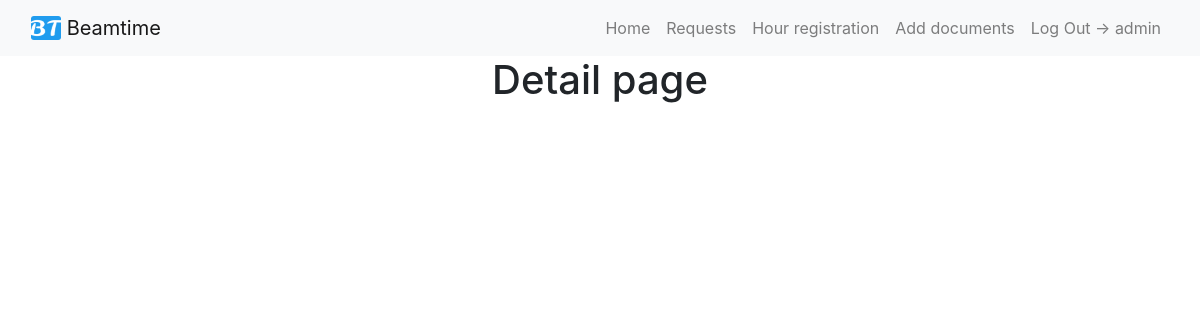
Before: /beamrequest/zulupac/detail/ (signed in) with the older database file.
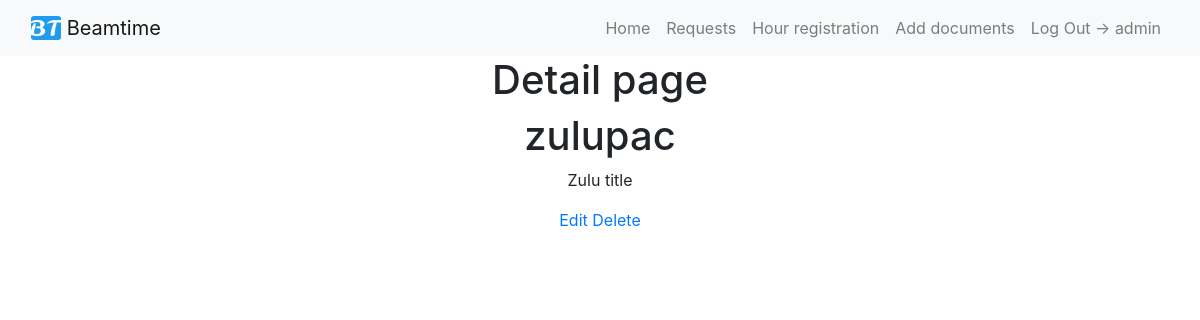
After: the same page with the newer database file.
### beamrequest/models.py (models this page shows, shortened)
class CreateBeamRequestModel(models.Model):
	SELECT		= 'Select'
	REQUEST		= 'Request'
	TENTATIVE	= 'Tentavive'
	ACCEPTED	= 'Accepted'
	CONFIRMED	= 'Confirmed'
	CANCELLED	= 'Cancelled'
	COMPLETED	= 'Completed'
	QUEUED		= 'Queued'
	STATUS_CHOICES = [
		(SELECT, ('Select an option')),
		(REQUEST, ('Request')),
		(TENTATIVE, ('Tentative')),
		(ACCEPTED,  ('Accepted')),
		(CONFIRMED, ('Confirmed')),
		(CANCELLED, ('Cancelled')),
		(COMPLETED, ('Completed')),
		(QUEUED, ('Queued')),
	]
	DIFBEAMS_CHOICES = [tuple([x,x]) for x in range(1,5)]
	SHIFTS_CHOICES = [tuple([x,x]) for x in range(1,17)]
	Project_Code = models.CharField(unique=True, max_length=20, blank = True)
	Pac_Rate = models.CharField(max_length=10, blank = True)
	Partrec_Contact_Name = models.CharField(max_length=50, blank = True)
	Partrec_Contact_Email = models.EmailField(blank = True)
	Previous_Experiment = models.CharField(max_length=200, blank = True)
	Status = models.CharField(max_length=25, choices=STATUS_CHOICES, default='SELECT')
	Project_Title = models.CharField(max_length=100, blank = True)
	Spokesperson_Name = models.CharField(max_length=50, blank = True)
	Spokesperson_Adress = models.CharField(max_length=50, blank = True)
	Spokesperson_Phonenumber = models.CharField(max_length=20, blank = True)
	Spokesperson_Email = models.EmailField(blank = True)
	Collaborator_Name = models.TextField(blank = True)
	Collaborator_Nationality = models.TextField(blank = True)
	Collaborator_Home_Institute = models.TextField(blank = True)
	Different_Beams = models.IntegerField(choices=DIFBEAMS_CHOICES, default='1')
	Shifts = models.IntegerField(choices=SHIFTS_CHOICES, default='1')
	Ion_Species = models.ForeignKey(IonSpecies, on_delete=models.CASCADE)
	Energy = ChainedForeignKey(Energys, chained_field="Ion_Species", chained_model_field="Ion_Species",	show_all=False,	auto_choose=True)
	Flux = models.CharField(max_length=50, blank = True, null = True)
	Start_Date = models.DateTimeField(blank = True, null=True)
	End_Date = models.DateTimeField(blank = True, null=True)
	Requiered_Equipment = models.TextField(blank = True)
	Special_Requirements = models.TextField(blank = True)
	Special_Safety_Procedures = models.TextField(blank = True)
	Lab_Support_Requirements = models.TextField(blank = True)
	Funded = models.TextField(blank = True)
	Summary = models.TextField(blank = True)

### beamrequest/views.py (the view)
# urls.py: path('<str:Project_Code>/detail/', beam_request_detail_page, name='detail'),
@staff_member_required
def beam_request_detail_page(request, Project_Code):
    page_title = 'Detail page'
    qs = CreateBeamRequestModel.objects.filter(Project_Code = Project_Code)
    template_name = 'request/detail.html'
    context = {'title': page_title, 'object_list': qs}
    return render(request, template_name, context)

### templates/request/detail.html
{% extends "base.html" %}
{% block content %}
{% for object in object_list %}
<h1>{{ object.Project_Code }}</h1>
<p>{{ object.Project_Title }}</p>
		<a href='/beamrequest/{{object.Project_Code}}/update/'>Edit</a>
		<a href='/beamrequest/{{object.Project_Code}}/delete/'>Delete</a>
{% endfor %}
{% endblock %}

Changed rows visible on the page:
now on this page (row edited): CreateBeamRequestModel: Project_Code "zulupac", Project_Title "Zulu title"
